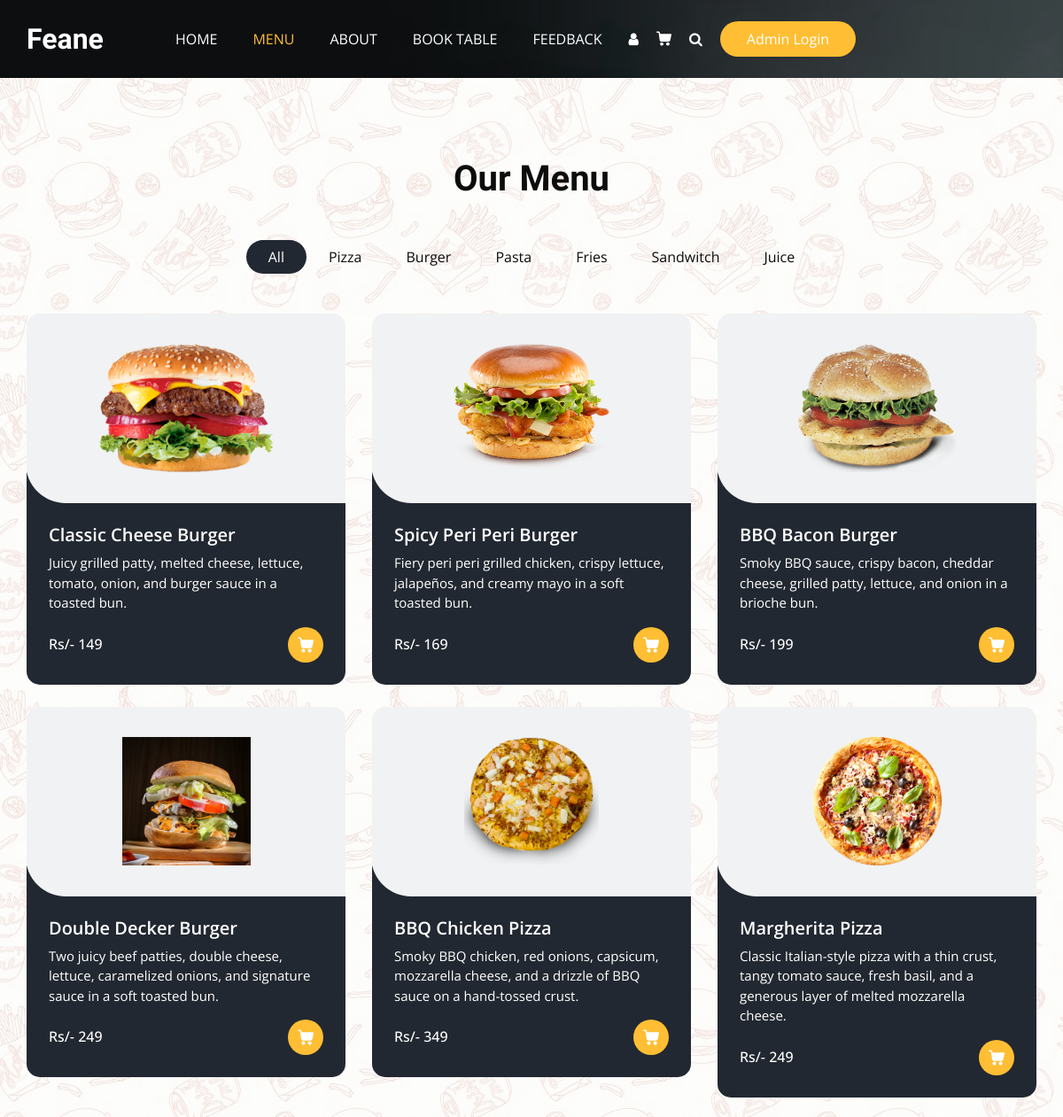
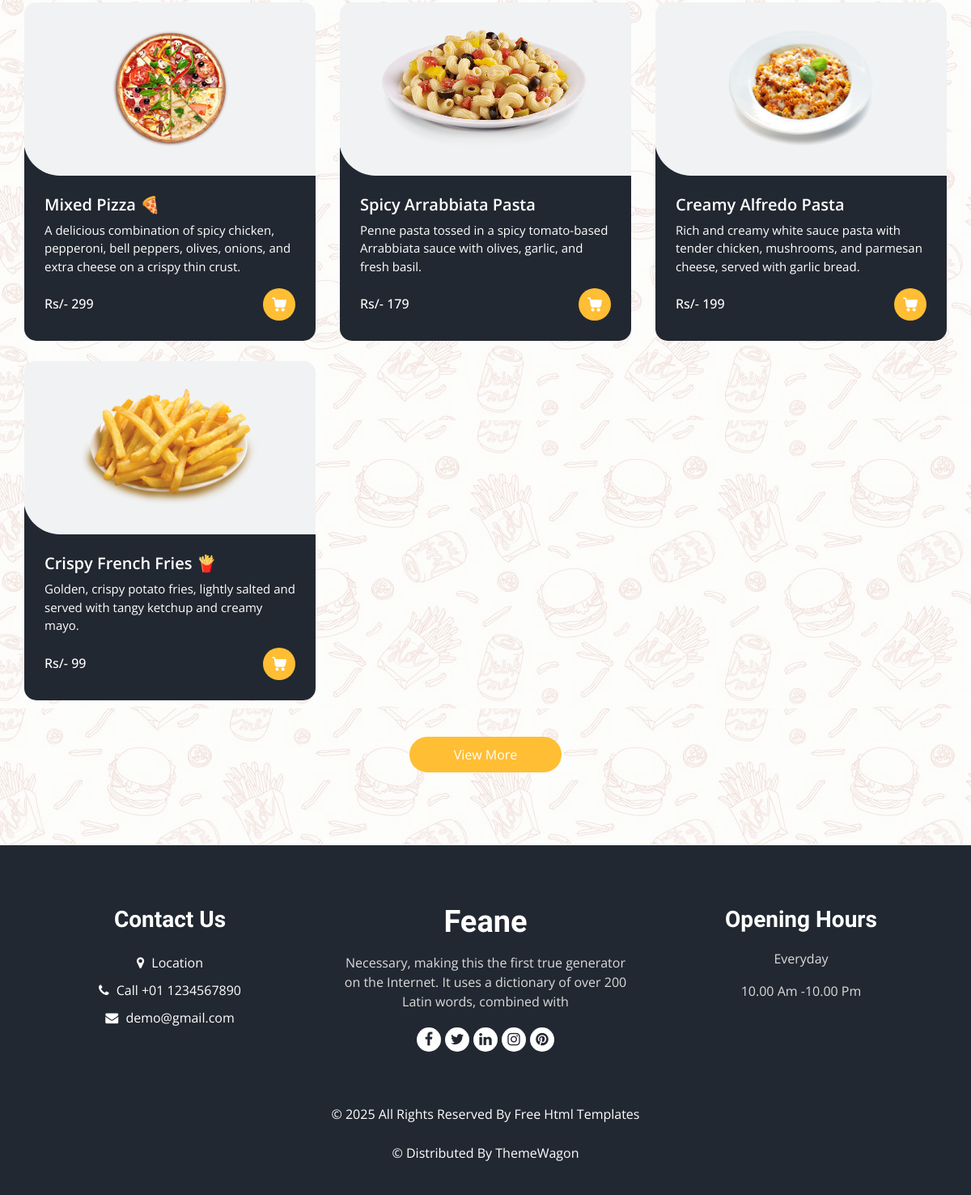
The page /menu on the database its author committed (2 pictures, top to bottom).
### Base_App/models.py (models this page shows, shortened)
class ItemList(models.Model):
    Category_name = models.CharField(max_length=25)
    def __str__(self):
        return self.Category_name   #This func is for showing items on admin panel as name not as objects

class Items(models.Model):
    Item_name = models.CharField(max_length=25)
    Description = models.TextField(blank=False)
    Price = models.IntegerField()
    Category = models.ForeignKey(ItemList, related_name='Name', on_delete=models.CASCADE)
    Image = models.ImageField(upload_to="items/")

### Base_App/views.py (the view)
# urls.py: path('menu',MenuView, name="menu"),
def MenuView(request):
    items = Items.objects.all()
    item_list = ItemList.objects.all()
    return render(request, 'menu.html', { 'items': items, 'item_list': item_list })

### templates/menu.html (shortened to what this page needs)
{% extends "base.html" %}
{% load static %}
{% block menu_status %}active{% endblock menu_status %}
{% block class %} class="sub_page" {% endblock class %}
{% block main %}
  <section class="food_section layout_padding">
    <div class="container">
      <div class="heading_container heading_center">
        <h2>
          Our Menu
        </h2>
      </div>
      <ul class="filters_menu">
        <li class="active" data-filter="*">All</li>
        {% for i in item_list %}
        <li data-filter=".{{i.Category_name}}">{{i.Category_name}}</li>
        {% endfor %}
      </ul>
      <div class="filters-content">
        <div class="row grid">
        {% for j in items %}
          <div class="col-sm-6 col-lg-4 all {{j.Category}}">
            <div class="box">
              <div>
                <div class="img-box">
                  <img src="/media/{{j.Image}}" alt="">
                </div>
                <div class="detail-box">
                  <h5>
                    {{j.Item_name}}
                  </h5>
                  <p>
                    {{j.Description}}
                  </p>
                  <div class="options">
                    <h6>
                      Rs/- {{j.Price}}
                    </h6>
                    <a href="">
                    </a>
                  </div>
                </div>
              </div>
            </div>
          </div>
          {% endfor %}
        </div>
      </div>
      <div class="btn-box">
        <a href="">
          View More
        </a>
      </div>
    </div>
  </section>
{% endblock main %}

### static/css/style.css (style rules this page uses)
body { font-family: "Open Sans", sans-serif; color: #0c0c0c; background-color: #ffffff; overflow-x: hidden; }
.layout_padding { padding: 90px 0; }
h1, h2 { font-family: 'Dancing Script', cursive; }
.heading_container { display: -webkit-box; display: -ms-flexbox; display: flex; -webkit-box-orient: vertical; -webkit-box-direction: normal; -ms-flex-direction: column; flex-direction: column; -webkit-box-align: start; -ms-flex-align: start; align-items: flex-start; }
.heading_container h2 { position: relative; margin-bottom: 0; font-size: 2.5rem; font-weight: bold; }
.heading_container.heading_center { -webkit-box-align: center; -ms-flex-align: center; align-items: center; text-align: center; }
a, a:hover, a:focus { text-decoration: none; }
.food_section .filters_menu { padding: 0; display: -webkit-box; display: -ms-flexbox; display: flex; -ms-flex-wrap: wrap; flex-wrap: wrap; -webkit-box-pack: center; -ms-flex-pack: center; justify-content: center; list-style-type: none; margin: 45px 0 20px 0; }
.food_section .filters_menu li { padding: 7px 25px; cursor: pointer; border-radius: 25px; }
.food_section .filters_menu li.active { background-color: #222831; color: #ffffff; }
.food_section .box { position: relative; margin-top: 25px; background-color: #ffffff; border-radius: 10px; color: #ffffff; border-radius: 15px; overflow: hidden; background: linear-gradient(to bottom, #f1f2f3 25px, #222831 25px); }
.food_section .box .img-box { background: #f1f2f3; display: -webkit-box; display: -ms-flexbox; display: flex; -webkit-box-pack: center; -ms-flex-pack: center; justify-content: center; -webkit-box-align: center; -ms-flex-align: center; align-items: center; height: 215px; border-radius: 0 0 0 45px; margin: -1px; padding: 25px; }
.food_section .box .img-box img { max-width: 100%; max-height: 145px; -webkit-transition: all .2s; transition: all .2s; }
.food_section .box .detail-box { padding: 25px; }
.food_section .box .detail-box h5 { font-weight: 600; }
.food_section .box .detail-box p { font-size: 15px; }
.food_section .box .detail-box h6 { margin-top: 10px; }
.food_section .box .options { display: -webkit-box; display: -ms-flexbox; display: flex; -webkit-box-pack: justify; -ms-flex-pack: justify; justify-content: space-between; }
.food_section .box .options a { width: 40px; height: 40px; border-radius: 100%; background: #ffbe33; display: -webkit-box; display: -ms-flexbox; display: flex; -webkit-box-pack: center; -ms-flex-pack: center; justify-content: center; -webkit-box-align: center; -ms-flex-align: center; align-items: center; }
.food_section .box .options a svg { width: 18px; height: auto; fill: #ffffff; }
.food_section .btn-box { display: -webkit-box; display: -ms-flexbox; display: flex; -webkit-box-pack: center; -ms-flex-pack: center; justify-content: center; margin-top: 45px; }
.food_section .btn-box a { display: inline-block; padding: 10px 55px; background-color: #ffbe33; color: #ffffff; border-radius: 45px; -webkit-transition: all 0.3s; transition: all 0.3s; border: none; }

### static/css/responsive.css (style rules this page uses)
@media (min-width: 1200px) { .container { max-width: 1170px; } }

### rows shown on the page
ItemList: Category_name "Pizza"
ItemList: Category_name "Burger"
ItemList: Category_name "Pasta"
ItemList: Category_name "Fries"
ItemList: Category_name "Sandwitch"
ItemList: Category_name "Juice"
Items: Image (picture), Item_name "Classic Cheese Burger", Description "Juicy grilled patty, melted cheese, lettuce, tomato, onion, and burger sauce in a toasted bun.", Price "149"
Items: Image (picture), Item_name "Spicy Peri Peri Burger", Description "Fiery peri peri grilled chicken, crispy lettuce, jalapeños, and creamy mayo in a soft toasted bun.", Price "169"
Items: Image (picture), Item_name "BBQ Bacon Burger", Description "Smoky BBQ sauce, crispy bacon, cheddar cheese, grilled patty, lettuce, and onion in a brioche bun.", Price "199"
Items: Image (picture), Item_name "Double Decker Burger", Description "Two juicy beef patties, double cheese, lettuce, caramelized onions, and signature sauce in a soft toasted bun.", Price "249"
Items: Image (picture), Item_name "BBQ Chicken Pizza", Description "Smoky BBQ chicken, red onions, capsicum, mozzarella cheese, and a drizzle of BBQ sauce on a hand-tossed crust.", Price "349"
Items: Image (picture), Item_name "Margherita Pizza", Description "Classic Italian-style pizza with a thin crust, tangy tomato sauce, fresh basil, and a generous layer of melted mozzarella cheese.", Price "249"
Items: Image (picture), Item_name "Mixed Pizza 🍕", Description "A delicious combination of spicy chicken, pepperoni, bell peppers, olives, onions, and extra cheese on a crispy thin crust.", Price "299"
Items: Image (picture), Item_name "Spicy Arrabbiata Pasta", Description "Penne pasta tossed in a spicy tomato-based Arrabbiata sauce with olives, garlic, and fresh basil.", Price "179"
Items: Image (picture), Item_name "Creamy Alfredo Pasta", Description "Rich and creamy white sauce pasta with tender chicken, mushrooms, and parmesan cheese, served with garlic bread.", Price "199"
Items: Image (picture), Item_name "Crispy French Fries 🍟", Description "Golden, crispy potato fries, lightly salted and served with tangy ketchup and creamy mayo.", Price "99"
